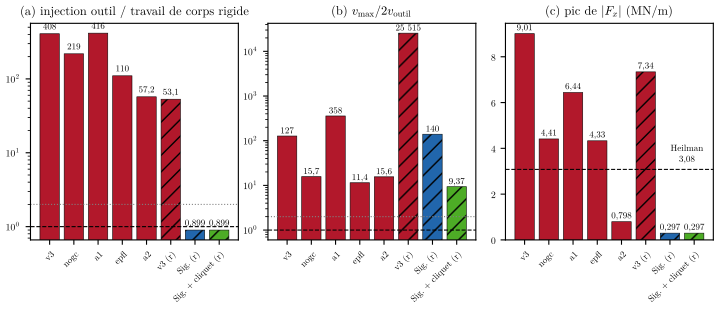

This chart was generated by the following Python code:
#!/usr/bin/env python3
"""Synthese du banc de coupe 2D (Heilman et al. 2024) : rapport d'injection,
vitesse nodale maximale et pic de force de coupe, archives et rejeu.

Sources (aucune valeur saisie sans provenance) :
- injection = « outil->solide » / « tool work output », relus dans les journaux
  d'archive phd_geothermie/FDEM/rockim/coupe_pdc/methode/run_cut_*.log et dans
  les journaux du rejeu copies dans donnees/ ;
- v max des runs d'archive : non imprimee par les journaux d'aout, reprise de
  RESULTATS_2026-08-18.md (v3 l. 45 ; nogc l. 180 ; a1, epfl, a2 l. 268-270) ;
- pic de F_x des runs d'archive : RESULTATS_2026-08-18.md l. 266-270 ;
- rejeu : journaux et history.csv de donnees/ (binaire f0209ef, 6 octobre 2026) ;
- cible : Heilman et al., fig. 3B, 21,5 kN sur 6,98 mm de largeur = 3,08 MN/m.

    python3 fig_coupe_synthese.py  ->  fig_coupe_synthese.pdf
"""
import os
import re
import matplotlib
matplotlib.use("Agg")
import matplotlib.pyplot as plt

plt.rcParams.update({"font.size": 9})
# --- Style commun du rapport : Computer Modern (CMU Serif, a defaut Latin Modern
# Roman 10), virgule decimale sur toutes les graduations, signe moins ASCII.
import glob as _glob
import matplotlib.ticker as _mticker
from matplotlib import font_manager as _fm
for _f in (_glob.glob("/usr/share/fonts/**/cmun*.[ot]tf", recursive=True)
           + _glob.glob("/usr/share/texmf/fonts/opentype/public/lm/lmroman10-*.otf")
           + _glob.glob("/usr/share/texlive/texmf-dist/fonts/opentype/public/lm/lmroman10-*.otf")):
    _fm.fontManager.addfont(_f)
_fm.fontManager.ttflist = [_e for _e in _fm.fontManager.ttflist
                           if _e.name != "Latin Modern Roman" or "lmroman10" in _e.fname]
plt.rcParams.update({
    "font.family": "serif",
    "font.serif": ["CMU Serif", "Latin Modern Roman", "Computer Modern Roman", "DejaVu Serif"],
    "mathtext.fontset": "cm",
    "axes.unicode_minus": False,
    "axes.formatter.use_locale": False,
    "pdf.fonttype": 3,
})
_sf_call = _mticker.ScalarFormatter.__call__


def _sf_virgule(self, x, pos=None):
    s = _sf_call(self, x, pos)
    return s.replace(".", "{,}") if "$" in s else s.replace(".", ",")


_mticker.ScalarFormatter.__call__ = _sf_virgule
import numpy as np

HERE = os.path.dirname(os.path.abspath(__file__))
ARCH = "/home/user/phd_geothermie/FDEM/rockim/coupe_pdc/methode"
DON = os.path.join(HERE, "donnees")


def lit(log, cle):
    t = open(log, encoding="utf-8", errors="replace").read()
    m = re.search(cle + r"\s*:\s*([-\d.e+]+)", t)
    return float(m.group(1))


def injection(log):
    return lit(log, r"outil->solide") / lit(log, r"tool work output")


def pic_fx(run):
    h = np.genfromtxt(os.path.join(DON, run, "history.csv"), delimiter=",", names=True)
    return np.abs(h["toolFx"]).max() / 1e6


# (etiquette, journal, v max m/s, pic Fx MN/m)
RUNS = [
    ("v3", f"{ARCH}/run_cut_v3.log", 2544.0, 9.01),
    ("nogc", f"{ARCH}/run_cut_nogc.log", 314.0, 4.41),
    ("a1", f"{ARCH}/run_cut_a1.log", 7153.0, 6.44),
    ("epfl", f"{ARCH}/run_cut_epfl.log", 229.0, 4.33),
    ("a2", f"{ARCH}/run_cut_a2.log", 311.0, 0.798),
]
for lab, run in (("v3 (r)", "out_v3_rejeu"), ("Sig. (r)", "out_v3sig_rejeu"),
                 ("Sig. + cliquet (r)", "out_v3sig_ratchet")):
    log = os.path.join(DON, run + ".log")
    RUNS.append((lab, log, lit(log, r"v nodale max"), pic_fx(run)))

lab = [r[0] for r in RUNS]


def fmt(v):
    """3 chiffres significatifs, virgule decimale, espace fine des milliers."""
    if v >= 1000:
        return f"{v:,.0f}".replace(",", " ")
    return f"{v:.3g}".replace(".", ",")

inj = np.array([injection(r[1]) for r in RUNS])
vb = np.array([r[2] for r in RUNS]) / 20.0
fx = np.array([r[3] for r in RUNS])
x = np.arange(len(RUNS))
col = ["#b2182b"] * 5 + ["#b2182b", "#2166ac", "#4dac26"]
hat = [""] * 5 + ["//", "//", "//"]

fig, axs = plt.subplots(1, 3, figsize=(7.2, 3.1))
for ax, y, tit, ref, reflab in (
        (axs[0], inj, "(a) injection outil / travail de corps rigide", 1.0, "1"),
        (axs[1], vb, r"(b) $v_\mathrm{max} / 2v_\mathrm{outil}$", 1.0, "borne 1")):
    ax.bar(x, y, color=col, hatch=hat, edgecolor="k", linewidth=0.4)
    ax.set_yscale("log")
    ax.axhline(ref, color="k", ls="--", lw=0.8)
    ax.axhline(2.0, color="0.5", ls=":", lw=0.8)
    ax.set_title(tit, fontsize=9)
    for xi, yi in zip(x, y):
        ax.text(xi, yi * 1.15, fmt(yi), ha="center", fontsize=6.5)
ax = axs[2]
ax.bar(x, fx, color=col, hatch=hat, edgecolor="k", linewidth=0.4)
ax.axhline(3.08, color="k", ls="--", lw=0.8)
ax.text(6.7, 3.3, "Heilman\n3,08", ha="center", va="bottom", fontsize=6.5)
ax.set_title(r"(c) pic de $|F_x|$ (MN/m)", fontsize=9)
for xi, yi in zip(x, fx):
    ax.text(xi, yi + 0.15, fmt(yi), ha="center", fontsize=6.5)
for ax in axs:
    ax.set_xticks(x)
    ax.set_xticklabels(lab, fontsize=6.5, rotation=45, ha="right", rotation_mode="anchor")
    ax.tick_params(axis="y", labelsize=7)
fig.tight_layout(pad=0.4)
fig.savefig(os.path.join(HERE, "fig_coupe_synthese.pdf"))
for r, a, b, c in zip(lab, inj, vb, fx):
    print(r.replace("\n", " "), round(a, 3), round(b, 3), round(c, 3))
